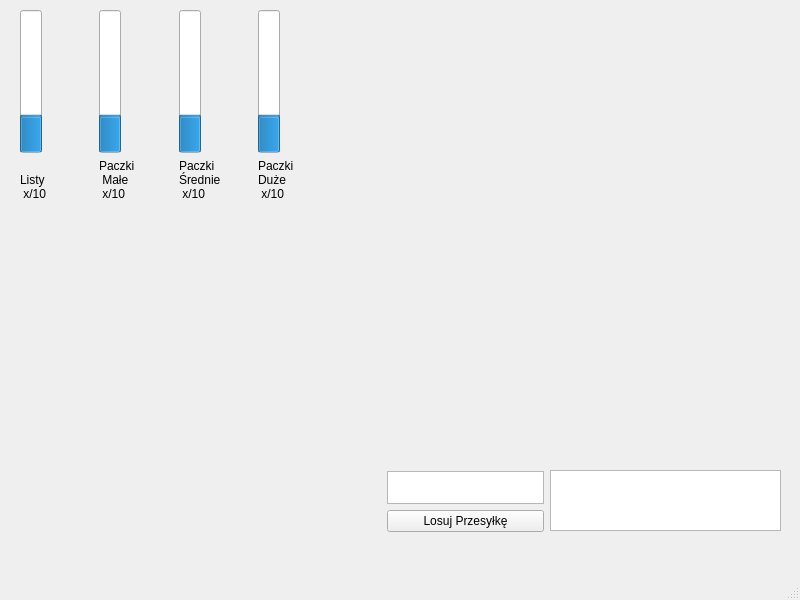
<?xml version="1.0" encoding="UTF-8"?>
<ui version="4.0">
 <class>MainWindow</class>
 <widget class="QMainWindow" name="MainWindow">
  <property name="geometry">
   <rect>
    <x>0</x>
    <y>0</y>
    <width>800</width>
    <height>600</height>
   </rect>
  </property>
  <property name="windowTitle">
   <string>MainWindow</string>
  </property>
  <widget class="QWidget" name="centralwidget">
   <widget class="QTextEdit" name="historiaPaczek">
    <property name="geometry">
     <rect>
      <x>550</x>
      <y>470</y>
      <width>231</width>
      <height>61</height>
     </rect>
    </property>
   </widget>
   <widget class="QWidget" name="layoutWidget">
    <property name="geometry">
     <rect>
      <x>387</x>
      <y>471</y>
      <width>157</width>
      <height>61</height>
     </rect>
    </property>
    <layout class="QVBoxLayout" name="verticalLayout">
     <item>
      <widget class="QTextEdit" name="infoText"/>
     </item>
     <item>
      <widget class="QPushButton" name="losujButton">
       <property name="text">
        <string>Losuj Przesyłkę</string>
       </property>
      </widget>
     </item>
    </layout>
   </widget>
   <widget class="QWidget" name="">
    <property name="geometry">
     <rect>
      <x>20</x>
      <y>10</y>
      <width>311</width>
      <height>191</height>
     </rect>
    </property>
    <layout class="QHBoxLayout" name="horizontalLayout">
     <item>
      <layout class="QVBoxLayout" name="verticalLayout_2">
       <item>
        <widget class="QProgressBar" name="progressList">
         <property name="value">
          <number>24</number>
         </property>
         <property name="orientation">
          <enum>Qt::Vertical</enum>
         </property>
        </widget>
       </item>
       <item>
        <widget class="QLabel" name="labelList">
         <property name="text">
          <string>
Listy
 x/10</string>
         </property>
        </widget>
       </item>
      </layout>
     </item>
     <item>
      <layout class="QVBoxLayout" name="verticalLayout_3">
       <item>
        <widget class="QProgressBar" name="progressMala">
         <property name="value">
          <number>24</number>
         </property>
         <property name="orientation">
          <enum>Qt::Vertical</enum>
         </property>
        </widget>
       </item>
       <item>
        <widget class="QLabel" name="labelMala">
         <property name="text">
          <string>Paczki
 Małe
 x/10</string>
         </property>
        </widget>
       </item>
      </layout>
     </item>
     <item>
      <layout class="QVBoxLayout" name="verticalLayout_5">
       <item>
        <widget class="QProgressBar" name="progressSrednia">
         <property name="value">
          <number>24</number>
         </property>
         <property name="orientation">
          <enum>Qt::Vertical</enum>
         </property>
        </widget>
       </item>
       <item>
        <widget class="QLabel" name="labelSrednia">
         <property name="text">
          <string>Paczki
Średnie
 x/10</string>
         </property>
        </widget>
       </item>
      </layout>
     </item>
     <item>
      <layout class="QVBoxLayout" name="verticalLayout_4">
       <item>
        <widget class="QProgressBar" name="progressDuza">
         <property name="value">
          <number>24</number>
         </property>
         <property name="orientation">
          <enum>Qt::Vertical</enum>
         </property>
        </widget>
       </item>
       <item>
        <widget class="QLabel" name="labelDuza">
         <property name="text">
          <string>Paczki
Duże
 x/10</string>
         </property>
        </widget>
       </item>
      </layout>
     </item>
    </layout>
   </widget>
  </widget>
  <widget class="QMenuBar" name="menubar">
   <property name="geometry">
    <rect>
     <x>0</x>
     <y>0</y>
     <width>800</width>
     <height>21</height>
    </rect>
   </property>
  </widget>
  <widget class="QStatusBar" name="statusbar"/>
 </widget>
 <tabstops>
  <tabstop>losujButton</tabstop>
  <tabstop>infoText</tabstop>
  <tabstop>historiaPaczek</tabstop>
 </tabstops>
 <resources/>
 <connections/>
</ui>
